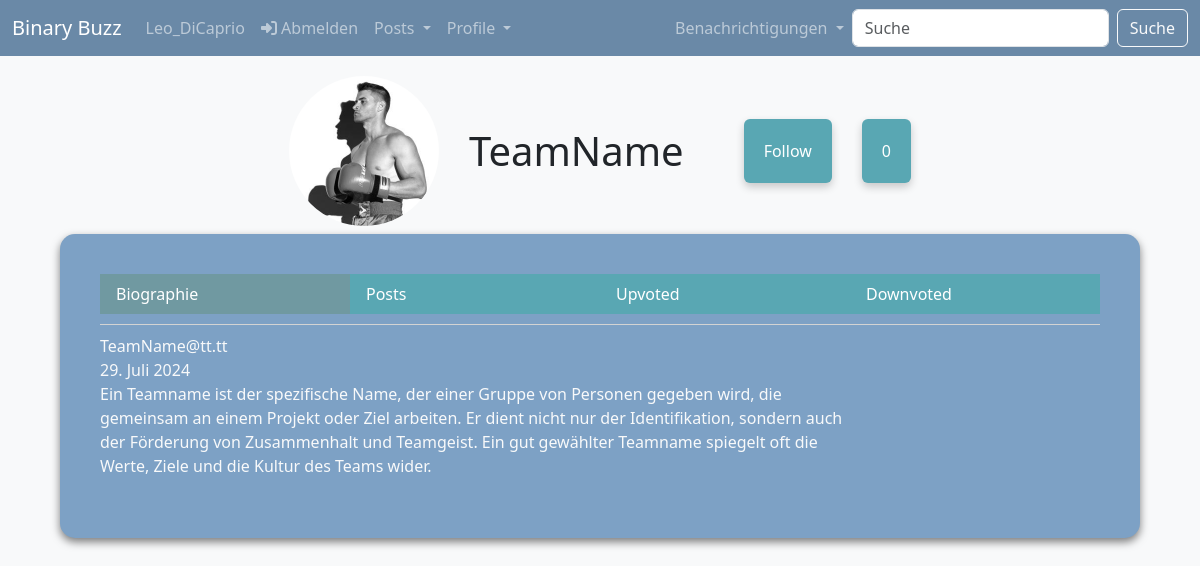
Screenshot of /blog/profile/TeamName (signed in) with the database file from the repository.
### blog/models.py (models this page shows, shortened)
class Profile(models.Model):
    user = models.OneToOneField(User, on_delete=models.CASCADE)
    followers = models.ManyToManyField(User, related_name='profile_followers', blank=True)
    bio = models.TextField(blank=True)
    birth_date = models.DateField(null=True, blank=True, auto_now=False, auto_now_add=False)
    profile_image = models.ImageField(upload_to='profile_images', blank=True, null=True)
    def get_follower_count(self):
        return self.followers.count()
    def get_latest_notifications(self):
        return self.user.notifications.order_by('-id')[:4][::-1]

### blog/views.py (the view)
# urls.py: path("profile/<str:username>", views.profile_view, name="profile_view"),
def profile_view(request, username):
    profile = get_object_or_404(Profile, user__username=username)
    tab = request.GET.get("tab")
    profile_posts = Post.objects.filter(creator=profile)
    upvoted_posts = Post.objects.filter(upvotes__in=[profile.user])
    downvoted_posts = Post.objects.filter(downvotes__in=[profile.user])
    if tab == None: tab = 'bio'
    return render(request, 'blog/user/profile.html', {
        'profile': profile,
        'tab': tab,
        'profile_posts': profile_posts,
        'upvoted_posts': upvoted_posts,
        'downvoted_posts': downvoted_posts
    })

### blog/templates/blog/user/profile.html (shortened to what this page needs)
{% extends "blog/base.html" %}
{% load django_bootstrap5 %}
{% block content %}
    <div>
        <div class="d-flex flex-column align-items-center gap-2">
            <div class="profileHead d-flex">
                {% if profile.profile_image %}
                    <div class="profile-image-container">
                        <img class="profileImage" src="{{ profile.profile_image.url }}" alt="Profile Image"/>
                    </div>
                {% endif %}
                <div class="ml-4 d-flex align-items-center justify-content-center">
                    <h1 style="margin: 30px;">{{ profile.user.username }}</h1>
                    {% if profile.user != user and user.is_authenticated %}
                        {% if user in profile.followers.all %}
                            <form action="{% url 'follow_view' profile.user.id %}" method="post" style="margin: 30px;">
                                {% csrf_token %}
                                <button type="submit" class="btn btn-primary btn-custom followButton">Unfollow</button>
                            </form>
                        {% else %}
                            <form action="{% url 'follow_view' profile.user.id %}" method="post" style="margin: 30px;">
                                <button type="submit" class="btn btn-primary btn-custom followButton">Follow</button>
                            </form>
                        {% endif %}
                    {% endif %}
                    <div class="btn btn-primary btn-custom followButton">{{ profile.get_follower_count }}</div>
                </div>
            </div>
            <div class="profileContent">
                <div class="profileContentTabs" style="float: left;">
                    <ul class="list-group list-group-horizontal">
                        <a href="{% url 'profile_view' profile.user.username %}?tab=bio">
                            {% if tab == 'bio' %}
                                <li class="list-group-item active tab">Biographie</li>
                            {% else %}
                                <li class="list-group-item tab">Biographie</li>
                            {% endif %}
                        </a>
                        <a href="{% url 'profile_view' profile.user.username %}?tab=posts">
                            {% if tab == 'posts' %}
                                <li class="list-group-item active tab">Posts</li>
                            {% else %}
                                <li class="list-group-item tab">Posts</li>
                            {% endif %}
                        </a>
                        <a href="{% url 'profile_view' profile.user.username %}?tab=upvoted">
                            {% if tab == 'upvoted' %}
                                <li class="list-group-item active tab">Upvoted</li>
                            {% else %}
                                <li class="list-group-item tab">Upvoted</li>
                            {% endif %}
                        </a>
                        <a href="{% url 'profile_view' profile.user.username %}?tab=downvoted">
                            {% if tab == 'downvoted' %}
                                <li class="list-group-item active tab">Downvoted</li>
                            {% else %}
                                <li class="list-group-item tab">Downvoted</li>
                            {% endif %}
                        </a>
                    </ul>
                </div>
                {% if tab == 'bio' %}
                    <div class="profileContentText">
                        <span>{{ profile.user.email }}</span><br>
                        {% if profile.birth_date %}
                            <span>{{ profile.birth_date }}</span><br>
                        {% endif %}
                        {% if profile.bio %}
                            <p>{{ profile.bio }}</p>
                        {% else %}
                            <p>Keine Biographie vorhanden</p>
                        {% endif %}
                    </div>
                {% elif tab == 'posts' %}
                    <div class="profileContentText">
                        {% for post in profile_posts %}
                            {% include "blog/post/post.html" with post=post profile=profile %}
                        {% endfor %}
                    </div>
                {% elif tab == 'upvoted' %}
                    <div class="profileContentText">
                        {% for post in upvoted_posts %}
                            {% include "blog/post/post.html" with post=post profile=profile %}
                        {% endfor %}
                    </div>
                {% elif tab == 'downvoted' %}
                    <div class="profileContentText">
                        {% for post in downvoted_posts %}
                            {% include "blog/post/post.html" with post=post profile=profile %}
                        {% endfor %}
                    </div>
                {% endif %}
            </div>
        </div>
    </div>
{% endblock content %}

### blog/templates/blog/header.html (shortened to what this page needs)
<header>
    <nav class="navbar navbar-expand-lg navbar-dark">
        <div class="container-fluid">
            <a class="navbar-brand" href="{% url 'index' %}">Binary Buzz</a>
            <div class="collapse navbar-collapse" id="navbarSupportedContent">
                <ul class="navbar-nav me-auto mb-2 mb-lg-0">
                    {% if user.is_authenticated %}
                        <li class="nav-item">
                            <a href="{% url 'profile_view' user.username %}" class="nav-link">{{ user.username }}</a>
                        </li>
                        <li class="nav-item">
                            <a href="{% url 'blog_logout' %}" class="nav-link">
                                <i class="fas fa-sign-in-alt"></i>
                                Abmelden
                            </a>
                        </li>
                        <li class="nav-item dropdown">
                            <a class="nav-link dropdown-toggle" href="#" id="navbarDropdownPosts" role="button" data-bs-toggle="dropdown" aria-expanded="false">
                                Posts
                            </a>
                        </li>
                        <li class="nav-item dropdown">
                            <a class="nav-link dropdown-toggle" href="#" id="navbarDropdownPosts" role="button" data-bs-toggle="dropdown" aria-expanded="false">
                                Profile
                            </a>
                        </li>
                    {% endif %}
                </ul>
                {% if user.is_authenticated %}
                    <ul class="navbar-nav mb-2 mb-lg-0">
                        <li class="nav-item dropdown">
                            <a class="nav-link dropdown-toggle" href="#" id="navbarDropdown" role="button" data-bs-toggle="dropdown" aria-expanded="false">
                                Benachrichtigungen
                            </a>
                        </li>
                    </ul>
                {% endif %}
                <form class="d-flex mb-0" action="{% url 'index' %}" method="get">
                    <input class="form-control me-2"
                           name="search_query"
                           type="search"
                           placeholder="Suche"
                           aria-label="Suche">
                    <button class="btn btn-outline-light" type="submit">Suche</button>
                </form>
            </div>
        </div>
    </nav>
</header>

### blog/templates/blog/base.html (style rules this page uses)
body { background-color: #f8f9fa; }

### blog/templates/blog/header.html (style rules this page uses)
.navbar { margin-bottom: 20px; background-color: #6a89a7; }

### blog/templates/blog/user/profile.html (style rules this page uses)
.profileImage { width: 150px; height: 150px; border-radius: 100px; }
.profileContent { background-color: #7da1c5; padding: 40px; border-radius: 15px; box-shadow: 0 4px 8px rgba(0, 0, 0, 0.5); color: #f8f9fa; }
.tab { width: 250px; background-color: #59a7b3; border: none; color: white; }
.profileContentTabs { border-bottom: lightgray 1px solid; padding-bottom: 10px; }
.profileContentText { padding-top: 60px; }
.profileContentText p { width: 750px; margin-bottom: 20px; }
.followButton { padding: 20px 20px 20px 20px; }
.btn-custom { background-color: #59a7b3; border: none; color: white; box-shadow: 0 4px 8px rgba(0, 0, 0, 0.2); }
.active { background-color: #7099a1 !important; }
a { text-decoration: none; }
.profile-image-container { position: relative; display: inline-block; }
.profileImage { display: block; }

### rows the page displays
Profile: profile_image (picture), user.username "TeamName", get_follower_count "0", user.email "TeamName@tt.tt", birth_date "29. Juli 2024", bio "Ein Teamname ist der spezifische Name, der einer Gruppe von Personen gegeben wird, die gemeinsam an einem Projekt oder Ziel arbeiten. Er dient nicht nur der Identifikation, sondern auch der Förderung von Zusammenhalt und Teamgeist. Ein gut gewählter Teamname spiegelt oft die Werte, Ziele und die Kultur des Teams wider."

### other values shown
{{ user.username }} "Leo_DiCaprio"
